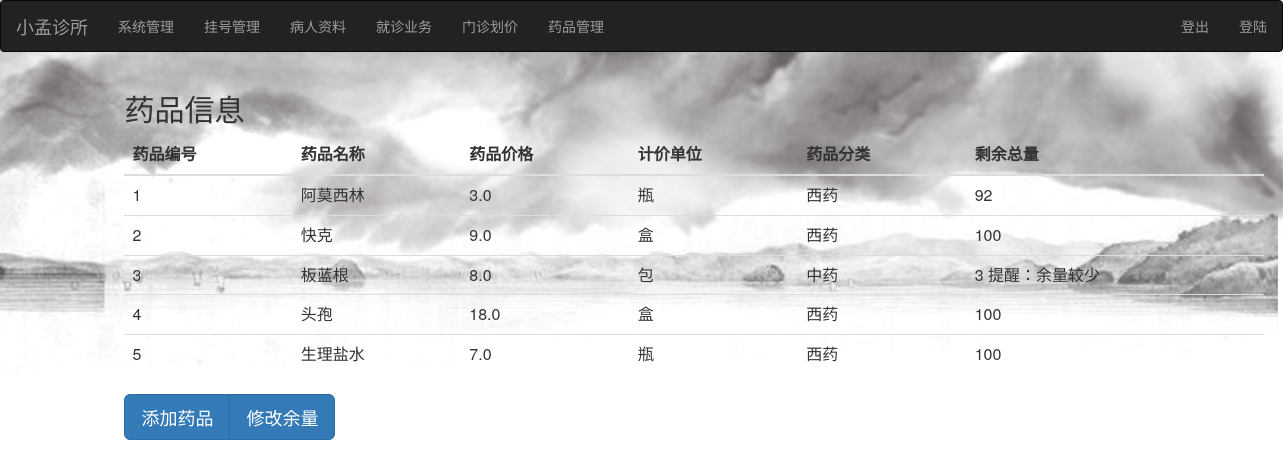
The app's page /doctor/medicine/ (signed in), older data.
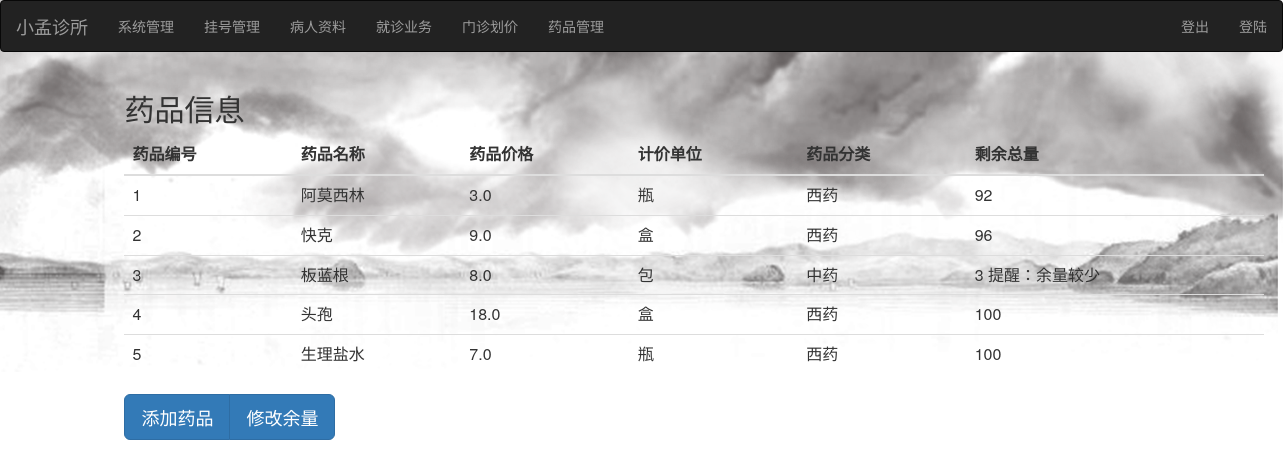
The same page, newer data.
### doctor/models.py (models this page shows, shortened)
class Medicine(models.Model):
    number = models.IntegerField()
    name = models.CharField(max_length=100)
    price = models.FloatField(default=0)
    unit = models.CharField(max_length=100)
    sort = models.CharField(max_length=100)
    amount = models.IntegerField(default=100)

### doctor/views.py (the view)
@permission_required(perm='doctor.add_medicine',
                     login_url=login_url)
def medicine(request):
    all_medicine = Medicine.objects.order_by('id')
    return render(request, 'medicine/index.html', {'all_medicine': all_medicine})

### doctor/templates/medicine/index.html
{% extends 'polls/index.html' %}
{% block register_form %}
<div class="row">
    <div class="col-sm-1"></div>
  <div class="col-sm-6">
    <div class="container">
  <h2>药品信息</h2>
  <table class="table">
    <thead>
      <tr>
        <th>药品编号</th>
        <th>药品名称</th>
        <th>药品价格</th>
         <th>计价单位</th>
          <th>药品分类</th>
        <th>剩余总量</th>
      </tr>
    </thead>
    <tbody>
      {% for m in all_medicine %}
      <tr>
        <td>{{ m.number }} </td>
        <td>{{ m.name }}</td>
        <td>{{ m.price }}</td>
         <td>{{ m.unit }}</td>
          <td>{{ m.sort }}</td>
        {% if m.amount > 10 %}
        <td>{{ m.amount }}</td>
        {% else %}
        <td>{{ m.amount }}  提醒：余量较少</td>
        {% endif %}
      </tr>
      {% endfor %}
    </tbody>
  </table>
  <div class="btn-group">
  <button type="button" class="btn btn-primary btn-lg"  onclick='location.href="http://localhost:8000/doctor/medicine_add"'>添加药品</button>
  <button type="button" class="btn btn-primary btn-lg" onclick='location.href="http://localhost:8000/doctor/medicine_num"'>修改余量</button>
    </div>
</div>
  </div>
  <div class="col-sm-3"></div>
</div>
{% endblock %}

Row changes from the older to the newer data that the page shows:
changed Medicine "快克": amount "100" → "96"
